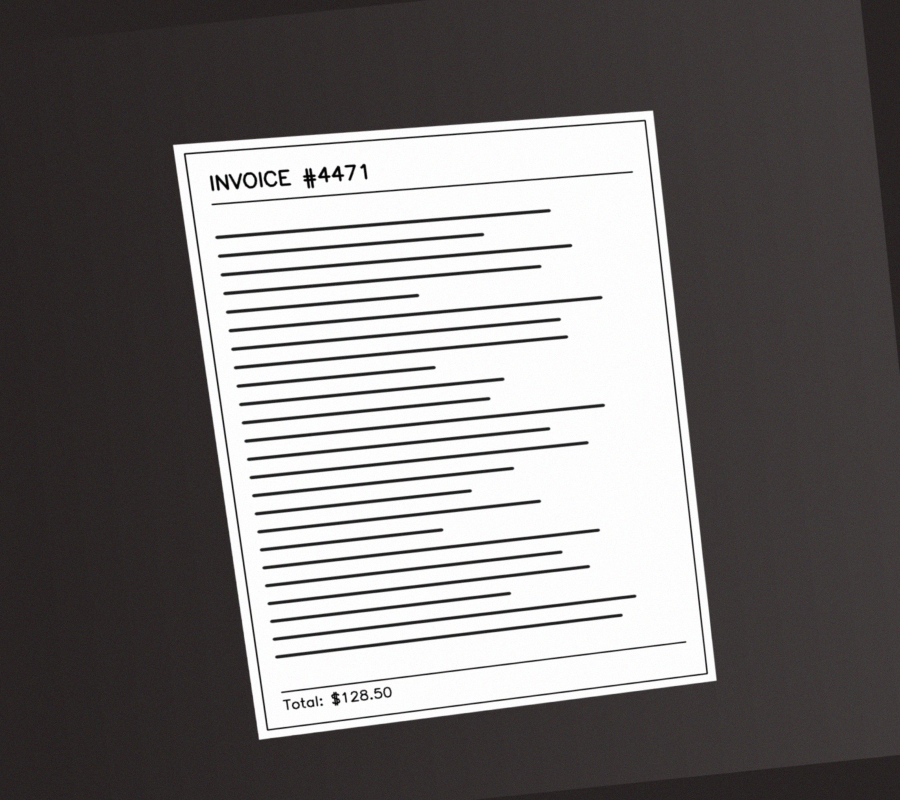
#> input picture data/samples/photo1.jpg, 1800 x 1600 px (shown at 1/2 size)
$ python -i preprocessing.py   (imports and definitions only)
#> lines starting #> are read from the running program, lines starting #| are printed output that depends on the picture; after the words box and inside, x2 and y2 are one past the last pixel; in counts of white or black regions, pixels touching at a corner belong together
"""
Module 1: Preprocessing
------------------------
Turns a messy color photo into clean edges the computer can reason about.

Pipeline: load -> resize (track scale ratio) -> grayscale -> blur -> Canny edges
"""

import cv2
import numpy as np


def load_image(path: str) -> np.ndarray:
    """Load an image from disk. Raises ValueError if the file can't be
    read as an image (missing file, corrupt file, unsupported format, etc.)."""
    img = cv2.imread(path)
    if img is None:
        raise ValueError(f"Could not read '{path}' as an image (missing, corrupt, or unsupported format).")
    return img


def resize_image(img: np.ndarray, target_dim: int = 900):
    """Resize so the longer side is ~target_dim px (default 900, within the
    recommended 800-1000px range). Full phone-camera resolution (3000+ px)
    makes contour-finding slow and noisy.

    Returns (resized_image, scale_ratio) where scale_ratio maps resized
    coordinates back to full-resolution coordinates:
        original_coord = resized_coord * scale_ratio
    """
    h, w = img.shape[:2]
    longer_side = max(h, w)
    if longer_side <= target_dim:
        # Already small enough; no upscaling needed.
        return img.copy(), 1.0

    scale = target_dim / float(longer_side)
    new_w, new_h = int(w * scale), int(h * scale)
    resized = cv2.resize(img, (new_w, new_h), interpolation=cv2.INTER_AREA)

    # scale_ratio = original_height / resized_height (equivalent to original_width/resized_width
    # since aspect ratio is preserved) -- used later to map detected corners back to full res.
    scale_ratio = h / float(new_h)
    return resized, scale_ratio


def to_grayscale(img: np.ndarray) -> np.ndarray:
    """Convert to grayscale. Color is irrelevant for finding edges."""
    return cv2.cvtColor(img, cv2.COLOR_BGR2GRAY)


def blur(gray: np.ndarray, ksize=(5, 5)) -> np.ndarray:
    """Gaussian blur to suppress small noise/texture (like paper grain) so
    the edge detector doesn't pick up thousands of tiny irrelevant edges."""
    return cv2.GaussianBlur(gray, ksize, 0)


def detect_edges(blurred: np.ndarray, low_threshold: int = 75, high_threshold: int = 200) -> np.ndarray:
    """Canny edge detection. Too low a threshold -> noise; too high -> lose
    faint edges. 75/200 is a reasonable starting point; tune per image set."""
    return cv2.Canny(blurred, low_threshold, high_threshold)


def preprocess(path: str, target_dim: int = 900, low_threshold: int = 75, high_threshold: int = 200):
    """Run the full preprocessing pipeline on an image file.

    Returns:
        resized_original: the resized color image (kept for later warping)
        edged: the binary edge map (used for contour detection)
        scale_ratio: multiplier to map resized coords back to full resolution
    """
    img = load_image(path)
#> in load_image, img is the input picture: shape (1600, 1800, 3); mean B, G, R 116.6, 116.8, 119.8
    resized_original, scale_ratio = resize_image(img, target_dim)
#> in resize_image, `resized = cv2.resize(img, (new_w, new_h), interpolation=cv2.INTER_AREA)`:
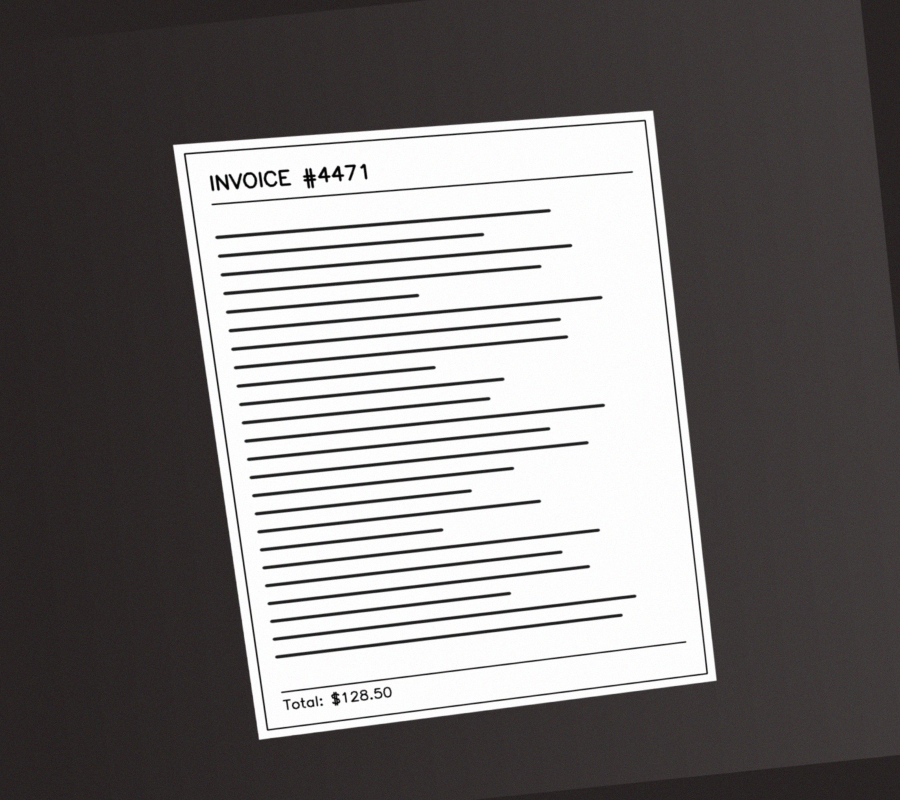
#> resized: shape (800, 900, 3); mean B, G, R 116.7, 116.9, 120
#> scale_ratio = 2
    gray = to_grayscale(resized_original)
    blurred = blur(gray)
    edged = detect_edges(blurred, low_threshold, high_threshold)
#> in detect_edges, `return cv2.Canny(blurred, low_threshold, high_threshold)`:
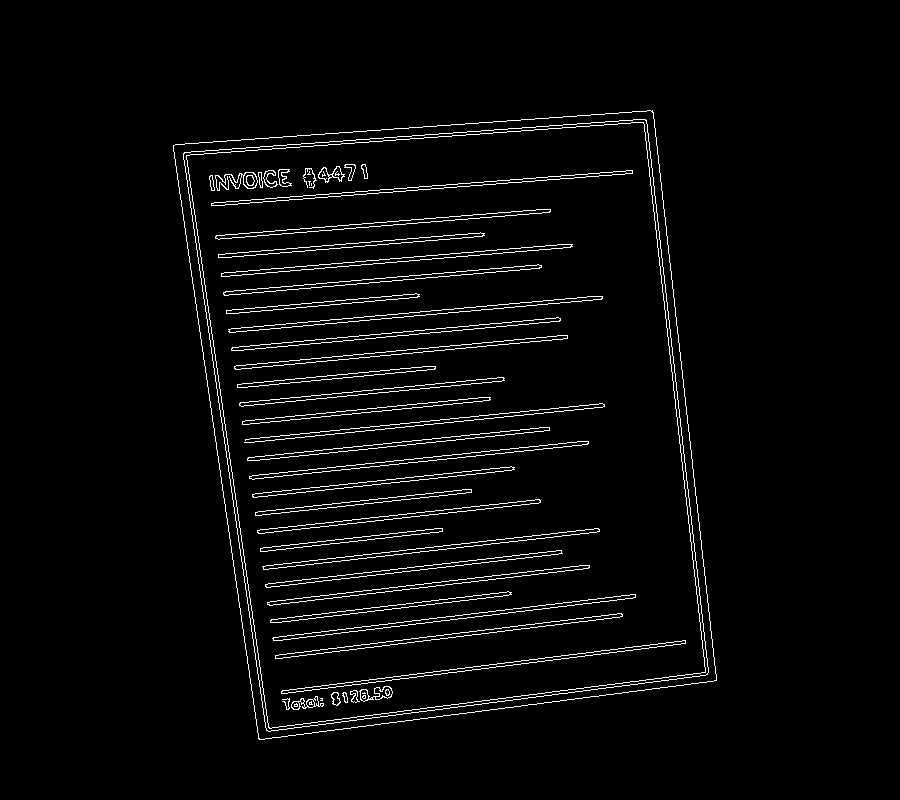
#> returned value: shape (800, 900); 3.2% white in thin lines or dots, all inside (x1, y1, x2, y2) = (173, 110, 717, 740)
    return resized_original, edged, scale_ratio

>>> result = preprocess('../data/samples/photo1.jpg')

$ run again, on data/samples/photo2.jpg
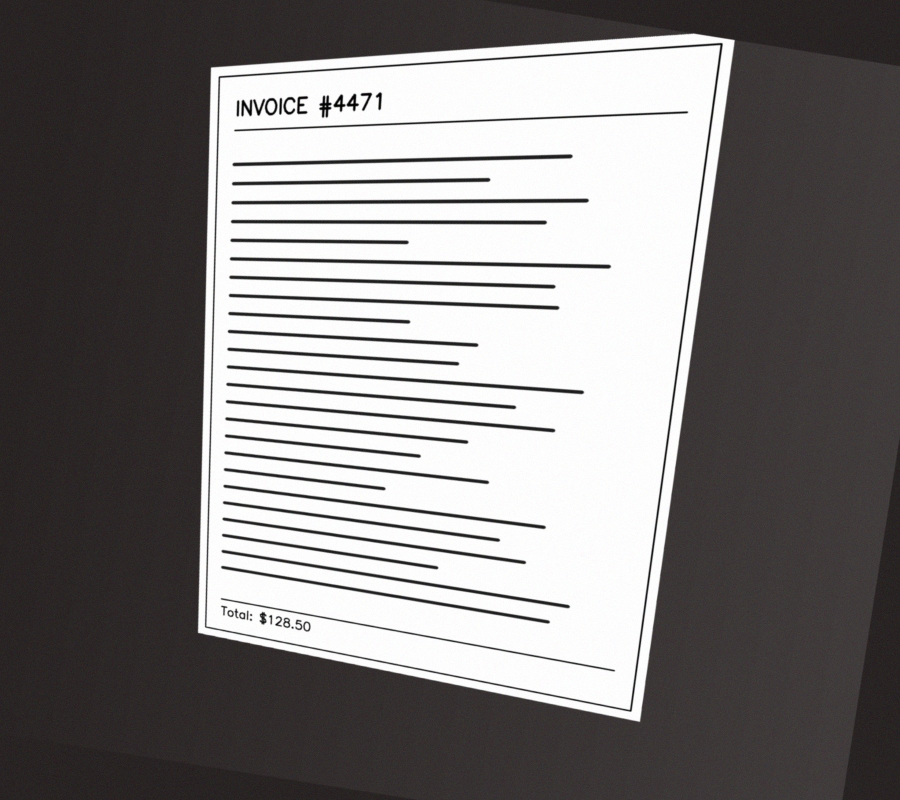
#> input picture data/samples/photo2.jpg, 1800 x 1600 px (shown at 1/2 size)
#> in load_image, img is the input picture: shape (1600, 1800, 3); mean B, G, R 124.4, 124.6, 127.5
#> in resize_image, `resized = cv2.resize(img, (new_w, new_h), interpolation=cv2.INTER_AREA)`:
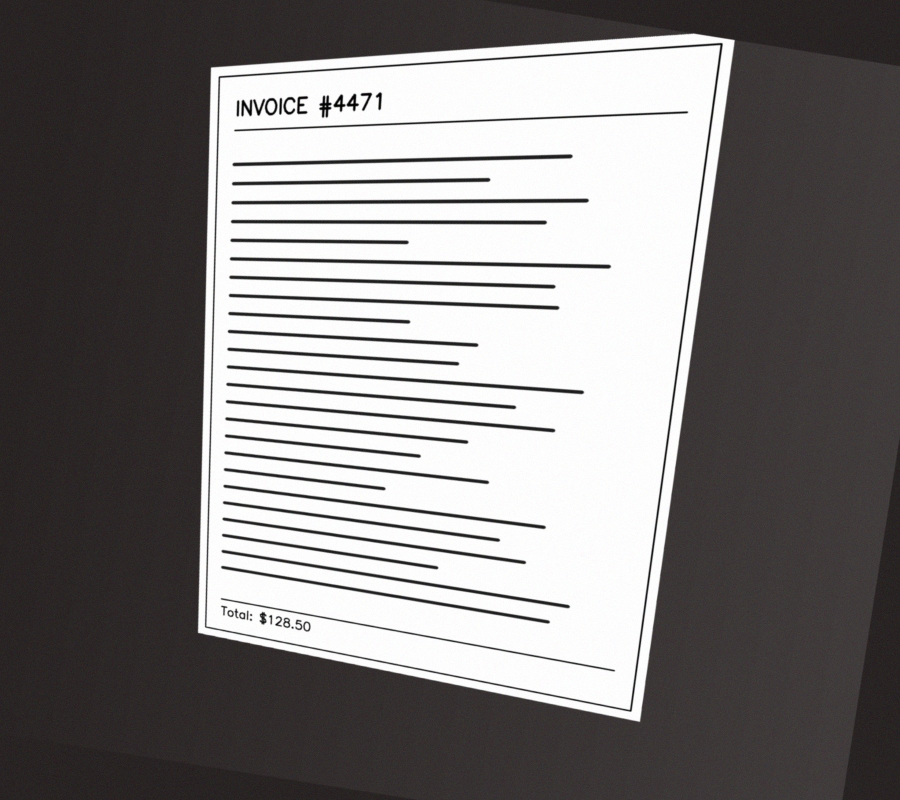
#> resized: shape (800, 900, 3); mean B, G, R 124.5, 124.7, 127.6
#> in preprocess, `resized_original, scale_ratio = resize_image(img, target_dim)`: scale_ratio = 2
#> in detect_edges, `return cv2.Canny(blurred, low_threshold, high_threshold)`:
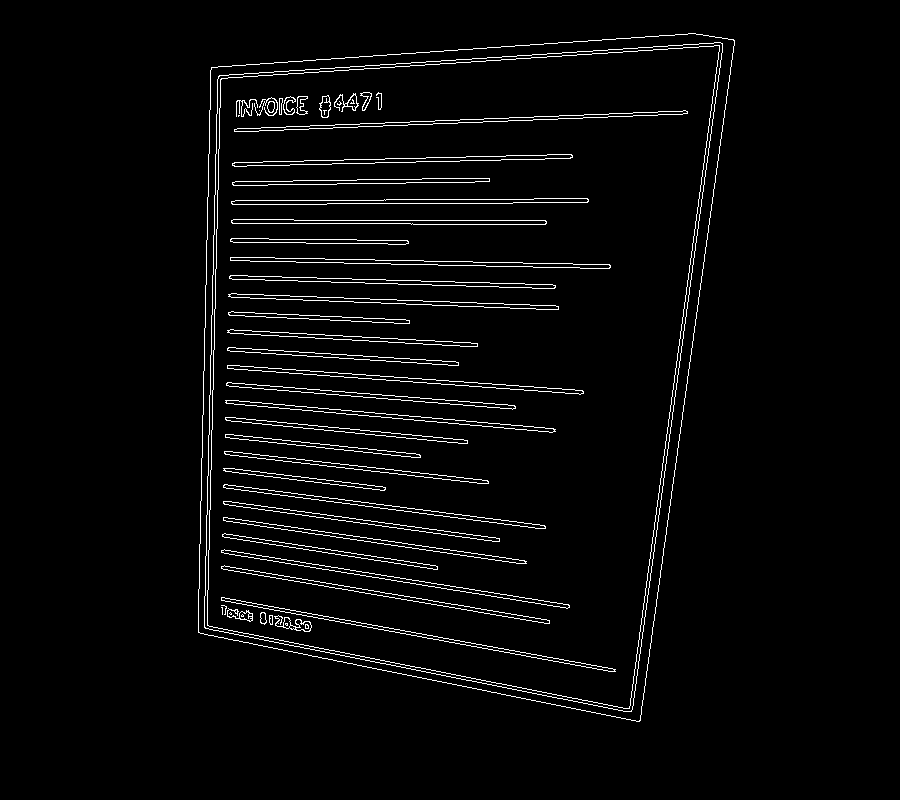
#> returned value: shape (800, 900); 3.2% white in thin lines or dots, all inside (x1, y1, x2, y2) = (198, 33, 735, 722)

$ run again, on data/samples/photo3.jpg
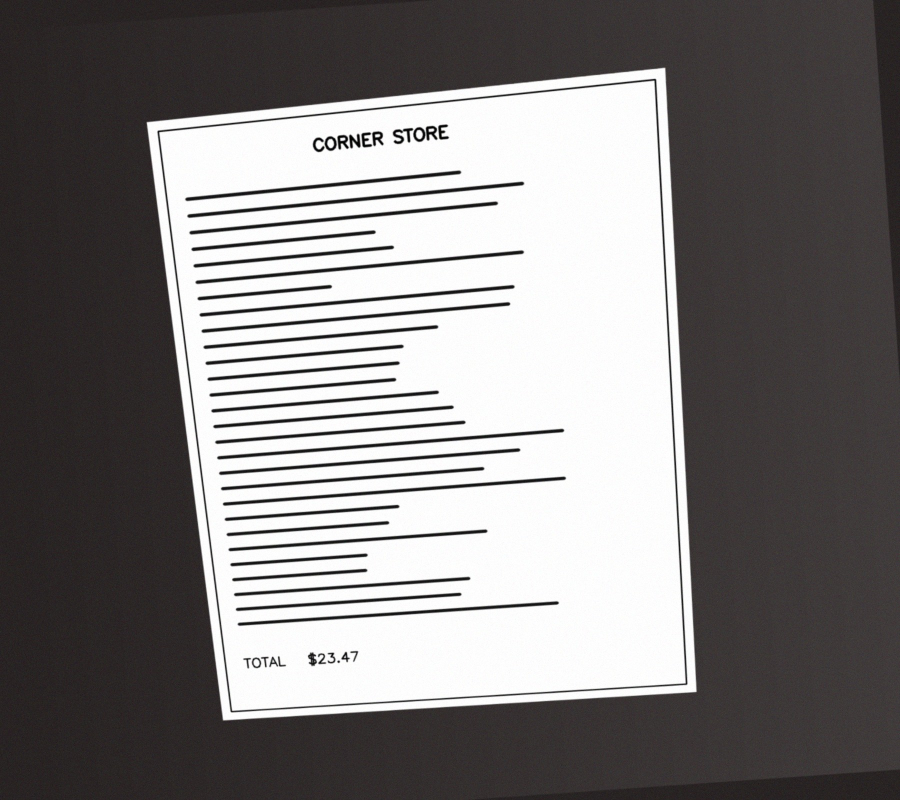
#> input picture data/samples/photo3.jpg, 1800 x 1600 px (shown at 1/2 size)
#> in load_image, img is the input picture: shape (1600, 1800, 3); mean B, G, R 125.1, 125.4, 128.2
#> in resize_image, `resized = cv2.resize(img, (new_w, new_h), interpolation=cv2.INTER_AREA)`:
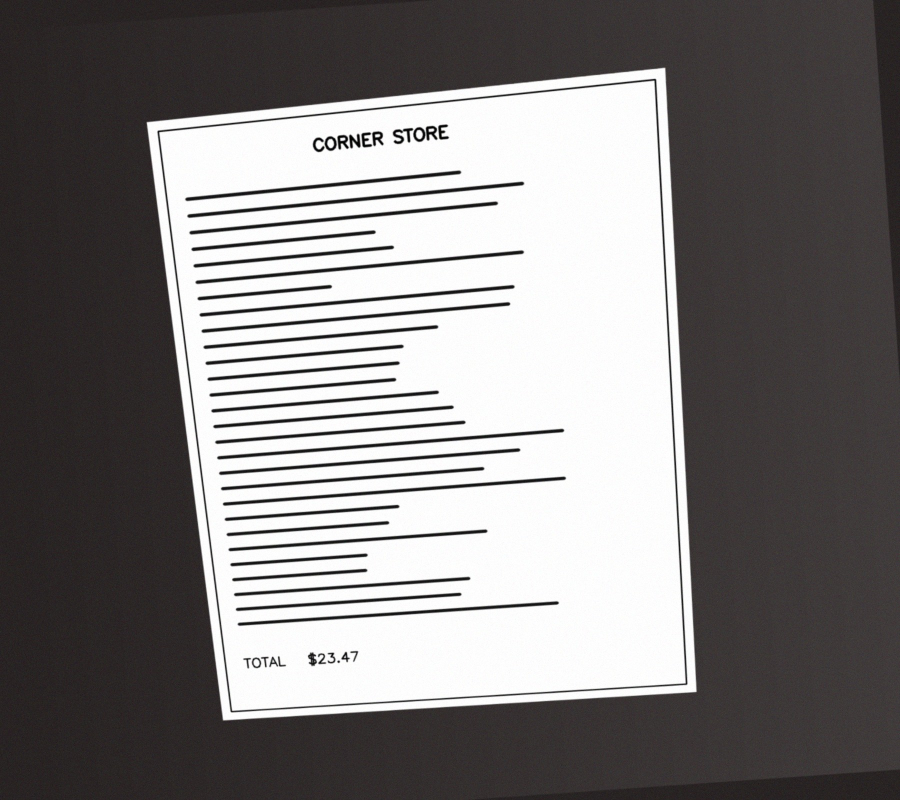
#> resized: shape (800, 900, 3); mean B, G, R 125.3, 125.5, 128.3
#> in preprocess, `resized_original, scale_ratio = resize_image(img, target_dim)`: scale_ratio = 2
#> in detect_edges, `return cv2.Canny(blurred, low_threshold, high_threshold)`:
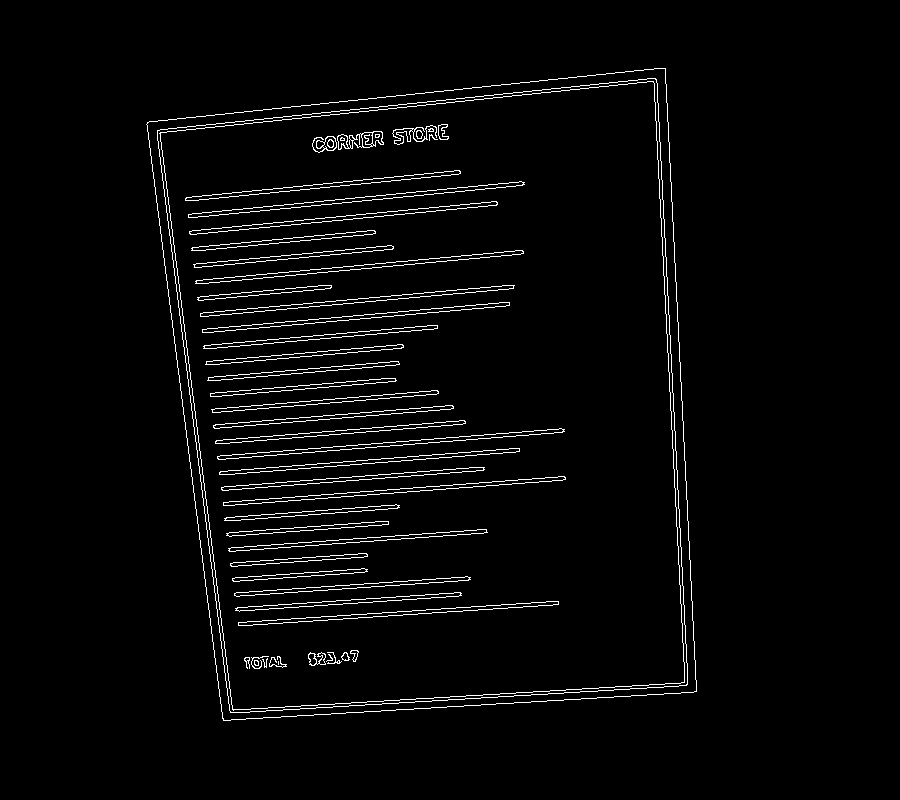
#> returned value: shape (800, 900); 3% white in thin lines or dots, all inside (x1, y1, x2, y2) = (146, 68, 697, 721)

$ run again, on data/samples/photo4.jpg
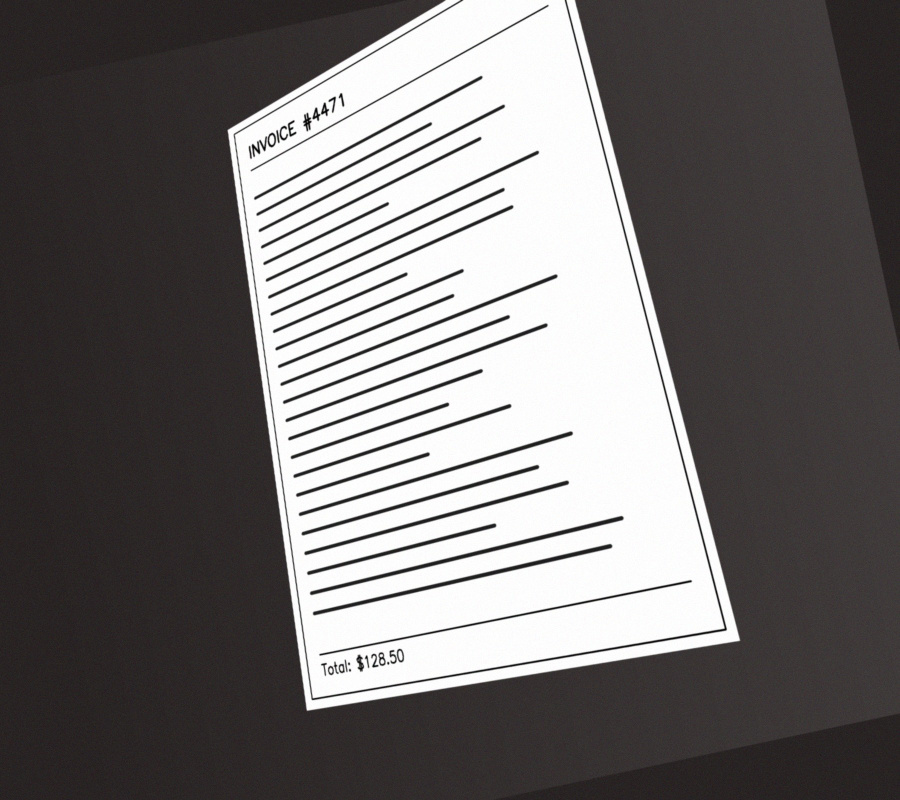
#> input picture data/samples/photo4.jpg, 1800 x 1600 px (shown at 1/2 size)
#> in load_image, img is the input picture: shape (1600, 1800, 3); mean B, G, R 112.1, 112.3, 115.5
#> in resize_image, `resized = cv2.resize(img, (new_w, new_h), interpolation=cv2.INTER_AREA)`:
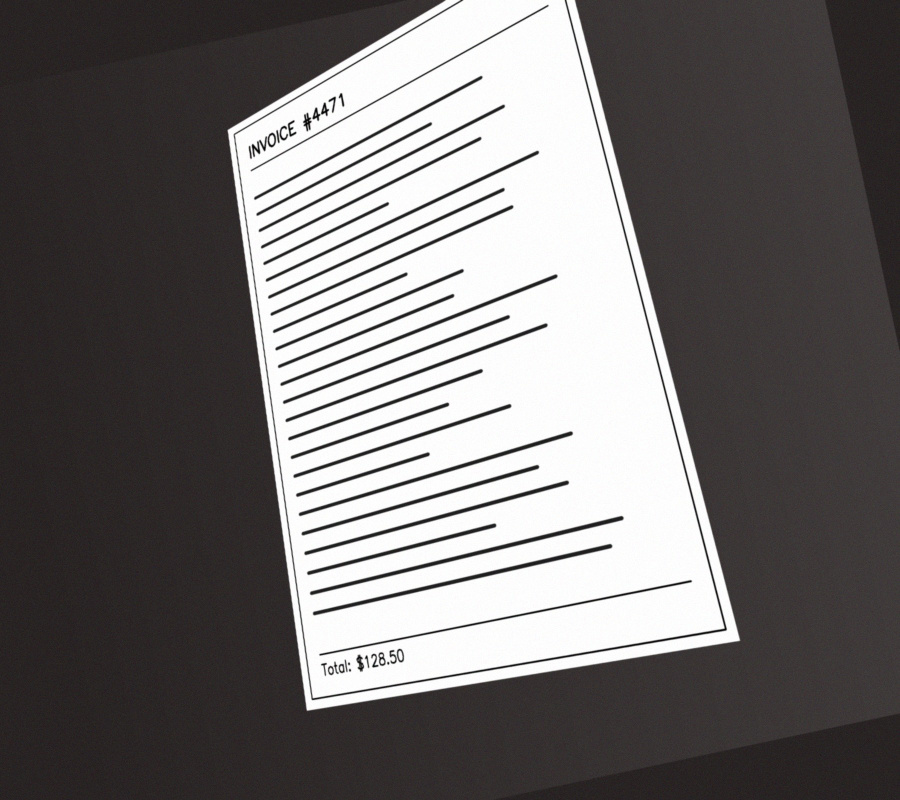
#> resized: shape (800, 900, 3); mean B, G, R 112.2, 112.5, 115.6
#> in preprocess, `resized_original, scale_ratio = resize_image(img, target_dim)`: scale_ratio = 2
#> in detect_edges, `return cv2.Canny(blurred, low_threshold, high_threshold)`:
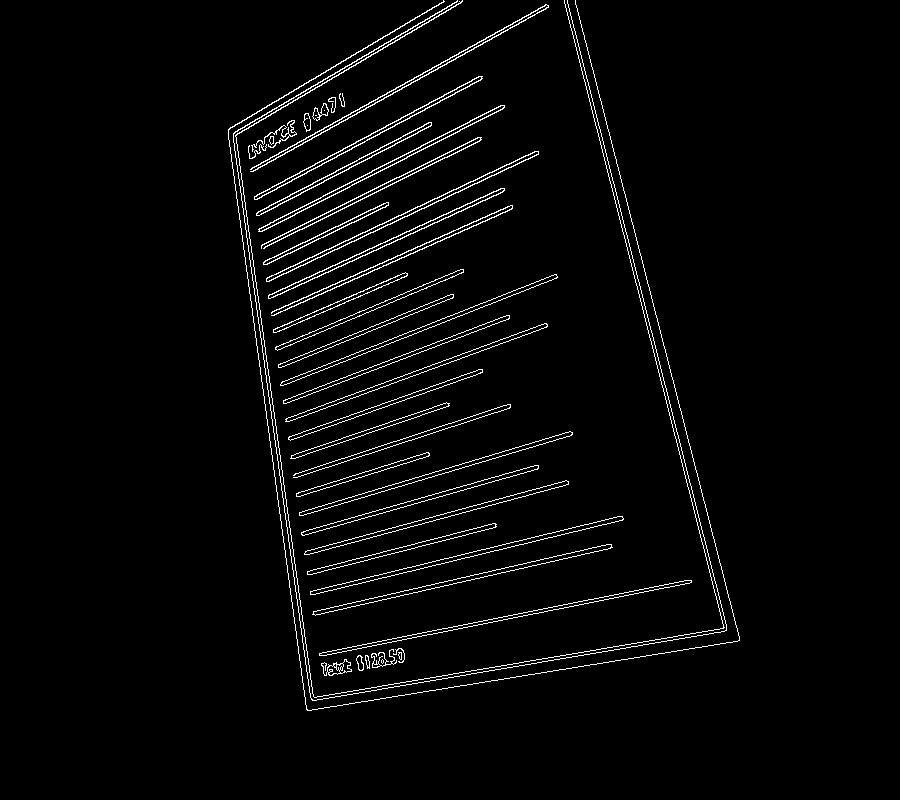
#> returned value: shape (800, 900); 2.9% white in thin lines or dots, all inside (x1, y1, x2, y2) = (228, 0, 740, 711)
